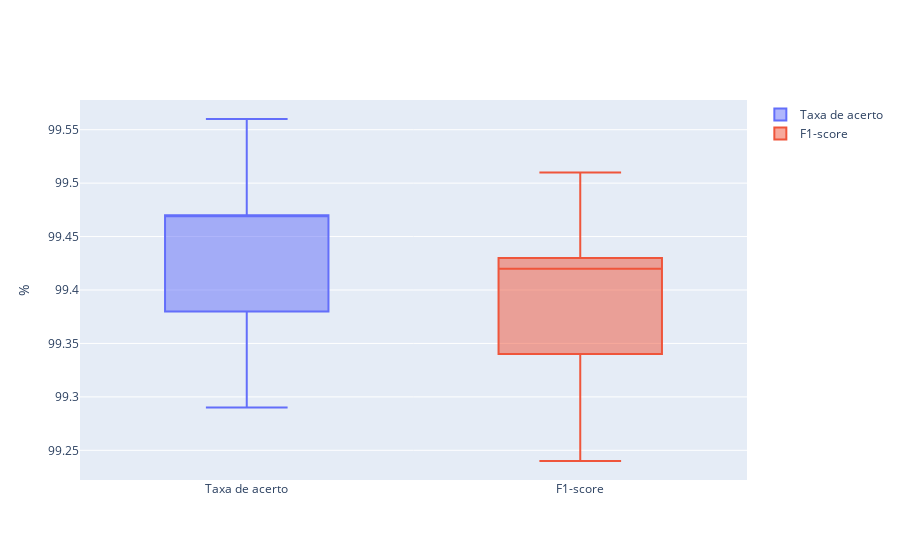

Notebook source saved alongside this figure:
### Code cell
df = pd.DataFrame([accs, f1s]).T
df.columns = ["Taxa de acerto", "F1-score"]

fig = go.Figure()

fig.add_trace(go.Box(y=df["Taxa de acerto"], name="Taxa de acerto"))
fig.add_trace(go.Box(y=df["F1-score"], name="F1-score"))
fig.update_layout(yaxis_title="%")
fig.show()

### Figure 1 — Plotly figure (JSON) as saved in the notebook; plotly's stock layout.template omitted (floating-point values rounded to 4 significant figures)
{"data": [{"name": "Taxa de acerto", "type": "box", "y": [99.56, 99.29, 99.47, 99.47, 99.47, 99.29, 99.47, 99.38, 99.29, 99.47, 99.38, 99.38, 99.47, 99.47, 99.56, 99.56, 99.47, 99.47, 99.38, 99.38, 99.38, 99.38, 99.47, 99.47, 99.47, 99.47, 99.38, 99.29, 99.29, 99.47]}, {"name": "F1-score", "type": "box", "y": [99.51, 99.25, 99.42, 99.42, 99.43, 99.25, 99.42, 99.34, 99.25, 99.43, 99.34, 99.34, 99.42, 99.43, 99.51, 99.51, 99.43, 99.43, 99.34, 99.33, 99.33, 99.34, 99.43, 99.42, 99.43, 99.43, 99.34, 99.24, 99.25, 99.43]}], "layout": {"yaxis": {"title": {"text": "%"}}}}
